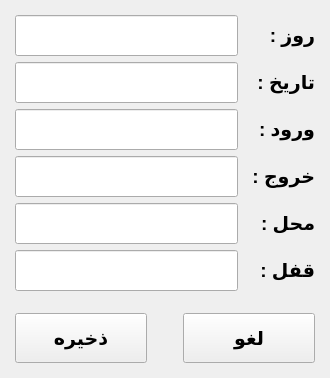
<?xml version="1.0" encoding="UTF-8"?>
<ui version="4.0">
 <class>add_day</class>
 <widget class="QWidget" name="add_day">
  <property name="geometry">
   <rect>
    <x>0</x>
    <y>0</y>
    <width>330</width>
    <height>378</height>
   </rect>
  </property>
  <property name="windowTitle">
   <string>Add Day</string>
  </property>
  <layout class="QGridLayout" name="gridLayout_2" rowstretch="90,10,0">
   <property name="leftMargin">
    <number>15</number>
   </property>
   <property name="topMargin">
    <number>15</number>
   </property>
   <property name="rightMargin">
    <number>15</number>
   </property>
   <property name="bottomMargin">
    <number>15</number>
   </property>
   <item row="0" column="0">
    <layout class="QGridLayout" name="gridLayout">
     <item row="0" column="0">
      <widget class="QLineEdit" name="LeDay">
       <property name="minimumSize">
        <size>
         <width>221</width>
         <height>41</height>
        </size>
       </property>
       <property name="font">
        <font>
         <pointsize>14</pointsize>
         <bold>true</bold>
        </font>
       </property>
      </widget>
     </item>
     <item row="0" column="1">
      <widget class="QLabel" name="label">
       <property name="minimumSize">
        <size>
         <width>71</width>
         <height>41</height>
        </size>
       </property>
       <property name="font">
        <font>
         <pointsize>14</pointsize>
         <bold>true</bold>
        </font>
       </property>
       <property name="text">
        <string>روز :</string>
       </property>
      </widget>
     </item>
     <item row="1" column="0">
      <widget class="QLineEdit" name="LeDate">
       <property name="minimumSize">
        <size>
         <width>221</width>
         <height>41</height>
        </size>
       </property>
       <property name="font">
        <font>
         <pointsize>14</pointsize>
         <bold>true</bold>
        </font>
       </property>
      </widget>
     </item>
     <item row="1" column="1">
      <widget class="QLabel" name="label_3">
       <property name="minimumSize">
        <size>
         <width>71</width>
         <height>41</height>
        </size>
       </property>
       <property name="font">
        <font>
         <pointsize>14</pointsize>
         <bold>true</bold>
        </font>
       </property>
       <property name="text">
        <string>تاریخ :</string>
       </property>
      </widget>
     </item>
     <item row="2" column="0">
      <widget class="QLineEdit" name="LeLogin">
       <property name="minimumSize">
        <size>
         <width>221</width>
         <height>41</height>
        </size>
       </property>
       <property name="font">
        <font>
         <pointsize>14</pointsize>
         <bold>true</bold>
        </font>
       </property>
      </widget>
     </item>
     <item row="2" column="1">
      <widget class="QLabel" name="label_2">
       <property name="minimumSize">
        <size>
         <width>71</width>
         <height>41</height>
        </size>
       </property>
       <property name="font">
        <font>
         <pointsize>14</pointsize>
         <bold>true</bold>
        </font>
       </property>
       <property name="text">
        <string>ورود :</string>
       </property>
      </widget>
     </item>
     <item row="3" column="0">
      <widget class="QLineEdit" name="LeExit">
       <property name="minimumSize">
        <size>
         <width>221</width>
         <height>41</height>
        </size>
       </property>
       <property name="font">
        <font>
         <pointsize>14</pointsize>
         <bold>true</bold>
        </font>
       </property>
      </widget>
     </item>
     <item row="3" column="1">
      <widget class="QLabel" name="label_4">
       <property name="minimumSize">
        <size>
         <width>71</width>
         <height>41</height>
        </size>
       </property>
       <property name="font">
        <font>
         <pointsize>14</pointsize>
         <bold>true</bold>
        </font>
       </property>
       <property name="text">
        <string>خروج :</string>
       </property>
      </widget>
     </item>
     <item row="4" column="0">
      <widget class="QLineEdit" name="LeLocation">
       <property name="minimumSize">
        <size>
         <width>221</width>
         <height>41</height>
        </size>
       </property>
       <property name="font">
        <font>
         <pointsize>14</pointsize>
         <bold>true</bold>
        </font>
       </property>
      </widget>
     </item>
     <item row="4" column="1">
      <widget class="QLabel" name="label_5">
       <property name="minimumSize">
        <size>
         <width>71</width>
         <height>41</height>
        </size>
       </property>
       <property name="font">
        <font>
         <pointsize>14</pointsize>
         <bold>true</bold>
        </font>
       </property>
       <property name="text">
        <string>محل :</string>
       </property>
      </widget>
     </item>
     <item row="5" column="0">
      <widget class="QLineEdit" name="LeLock">
       <property name="minimumSize">
        <size>
         <width>221</width>
         <height>41</height>
        </size>
       </property>
       <property name="font">
        <font>
         <pointsize>14</pointsize>
         <bold>true</bold>
        </font>
       </property>
      </widget>
     </item>
     <item row="5" column="1">
      <widget class="QLabel" name="label_6">
       <property name="minimumSize">
        <size>
         <width>71</width>
         <height>41</height>
        </size>
       </property>
       <property name="font">
        <font>
         <pointsize>14</pointsize>
         <bold>true</bold>
        </font>
       </property>
       <property name="text">
        <string>قفل :</string>
       </property>
      </widget>
     </item>
    </layout>
   </item>
   <item row="2" column="0">
    <layout class="QHBoxLayout" name="horizontalLayout" stretch="45,10,45">
     <item>
      <widget class="QPushButton" name="PbSave">
       <property name="minimumSize">
        <size>
         <width>110</width>
         <height>50</height>
        </size>
       </property>
       <property name="font">
        <font>
         <pointsize>14</pointsize>
         <bold>true</bold>
        </font>
       </property>
       <property name="text">
        <string>ذخیره</string>
       </property>
      </widget>
     </item>
     <item>
      <spacer name="horizontalSpacer">
       <property name="orientation">
        <enum>Qt::Horizontal</enum>
       </property>
       <property name="sizeHint" stdset="0">
        <size>
         <width>40</width>
         <height>20</height>
        </size>
       </property>
      </spacer>
     </item>
     <item>
      <widget class="QPushButton" name="PbCancel">
       <property name="minimumSize">
        <size>
         <width>110</width>
         <height>50</height>
        </size>
       </property>
       <property name="font">
        <font>
         <pointsize>14</pointsize>
         <bold>true</bold>
        </font>
       </property>
       <property name="text">
        <string>لغو</string>
       </property>
      </widget>
     </item>
    </layout>
   </item>
   <item row="1" column="0">
    <spacer name="verticalSpacer">
     <property name="orientation">
      <enum>Qt::Vertical</enum>
     </property>
     <property name="sizeHint" stdset="0">
      <size>
       <width>20</width>
       <height>40</height>
      </size>
     </property>
    </spacer>
   </item>
  </layout>
 </widget>
 <resources/>
 <connections/>
</ui>
